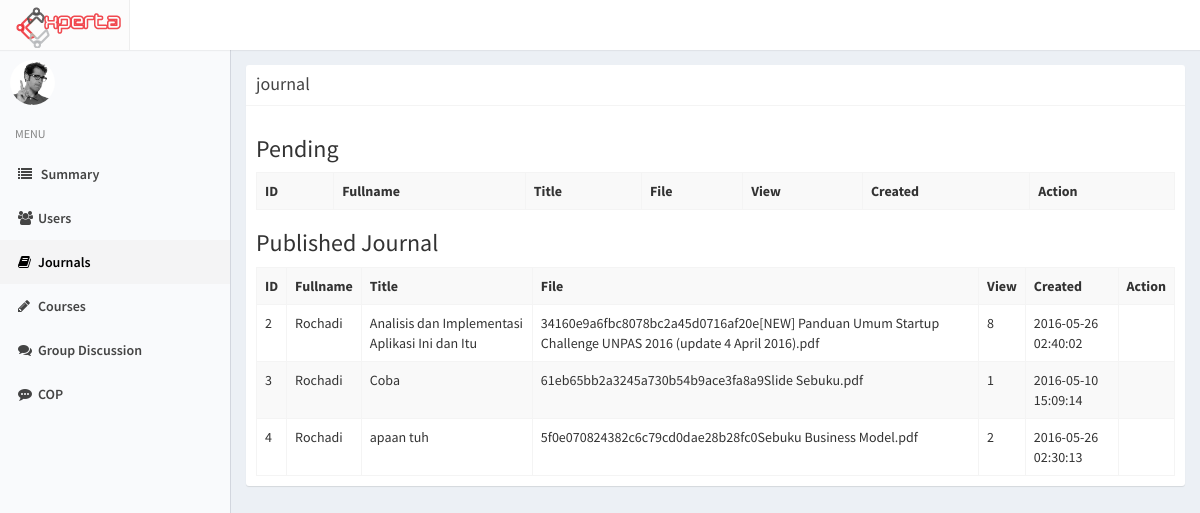
/index.php/admin/journal, run on an earlier commit of the app's database.
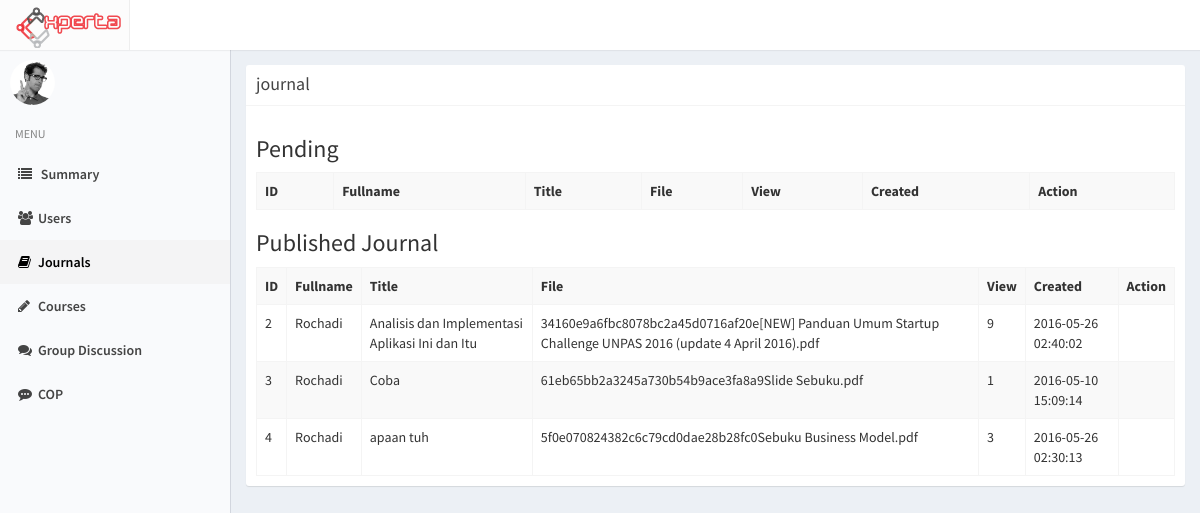
And on a later commit of the database.
### tables this page shows
CREATE TABLE `journal` (
  `id_journal` int(11) NOT NULL,
  `id_user` int(11) NOT NULL,
  `id_directorate` int(11) NOT NULL,
  `title` varchar(100) NOT NULL,
  `description` text NOT NULL,
  `file` varchar(500) NOT NULL,
  `views` int(11) NOT NULL DEFAULT '0',
  `created_at` timestamp NOT NULL DEFAULT CURRENT_TIMESTAMP,
  `status` int(11) NOT NULL DEFAULT '0'
);

CREATE TABLE `profile` (
  `id_profile` int(11) NOT NULL,
  `NIK` varchar(50) NOT NULL,
  `id_user` int(11) NOT NULL,
  `fullname` varchar(255) NOT NULL,
  `birthdate` date DEFAULT NULL,
  `gender` enum('M','F') DEFAULT NULL,
  `id_expert` int(11) DEFAULT NULL,
  `pic` varchar(500) DEFAULT 'default.png',
  `updated_at` timestamp NOT NULL DEFAULT CURRENT_TIMESTAMP ON UPDATE CURRENT_TIMESTAMP,
  `login` int(11) NOT NULL DEFAULT '0'
);

### application/controllers/Admin.php (called while the page is built, shortened)
<?php
class Admin extends CI_Controller
{
		function __construct(){
			$this->load->model('Admin_model');
		}
		public function journal(){
			$data['title'] = "Admin - Journal";
			$data['active'][2] = 'active';
			$data['pending_journal'] = $this->Admin_model->getpendingjournal();
			$data['journal'] = $this->Admin_model->getjournal();
			$this->load->view('admin/journal', $data);
		}
}

### index.php (called while the page is built, shortened)
<?php
require_once BASEPATH.'core/CodeIgniter.php';

### application/models/Admin_model.php (called while the page is built, shortened)
<?php
class Admin_model extends CI_Model
{
	function getjournal(){
		return $this->db->query("SELECT * FROM journal, profile WHERE journal.id_user = profile.id_user AND status = 1")->result();
	}
}

### application/views/admin/journal.php (the view, shortened to what this page needs)
<?php include 'application/views/header.php' ?>
<?php include 'application/views/sidebar.php' ?>
<div class="content-wrapper">
<section class="content col-md-12">
<div class="box box-solid">
                <div class="box-header with-border">
                  <h3 class="box-title">journal</h3>
                </div>
                <div class="box-body">
                <h3>Pending</h3>
                <table class="table table-striped table-bordered">
                    <tbody><tr>
                      <th>ID</th>
                      <th>Fullname</th>
                      <th>Title</th>
                      <th>File</th>
                      <th>View</th>
                      <th>Created</th>
                      <th>Action</th>
                    </tr>
                  </tbody>
                  </table>
                  <h3>Published Journal</h3>
                <table class="table table-striped table-bordered">
                    <tbody><tr>
                      <th>ID</th>
                      <th>Fullname</th>
                      <th>Title</th>
                      <th>File</th>
                      <th>View</th>
                      <th>Created</th>
                      <th>Action</th>
                    </tr>
                  <?php foreach ($journal as $data): ?>
                    <tr>
                      <td><?php echo $data->id_journal ?></td>
                      <td><?php echo $data->fullname ?></td>
                      <td><?php echo $data->title ?></td>
                      <td><?php echo $data->file ?></td>
                      <td><?php echo $data->views ?></td>
                      <td><?php echo $data->created_at ?></td>
                      <td></td>
                    </tr>
                  <?php endforeach ?>
                  </tbody>
                  </table>
                </div>
                </div>
                </section>
                </div>

What changed in the data, as far as the page shows it:
changed journal "Analisis dan Implementasi Aplikasi Ini dan Itu": views "8" → "9"
changed journal "apaan tuh": views "2" → "3"
